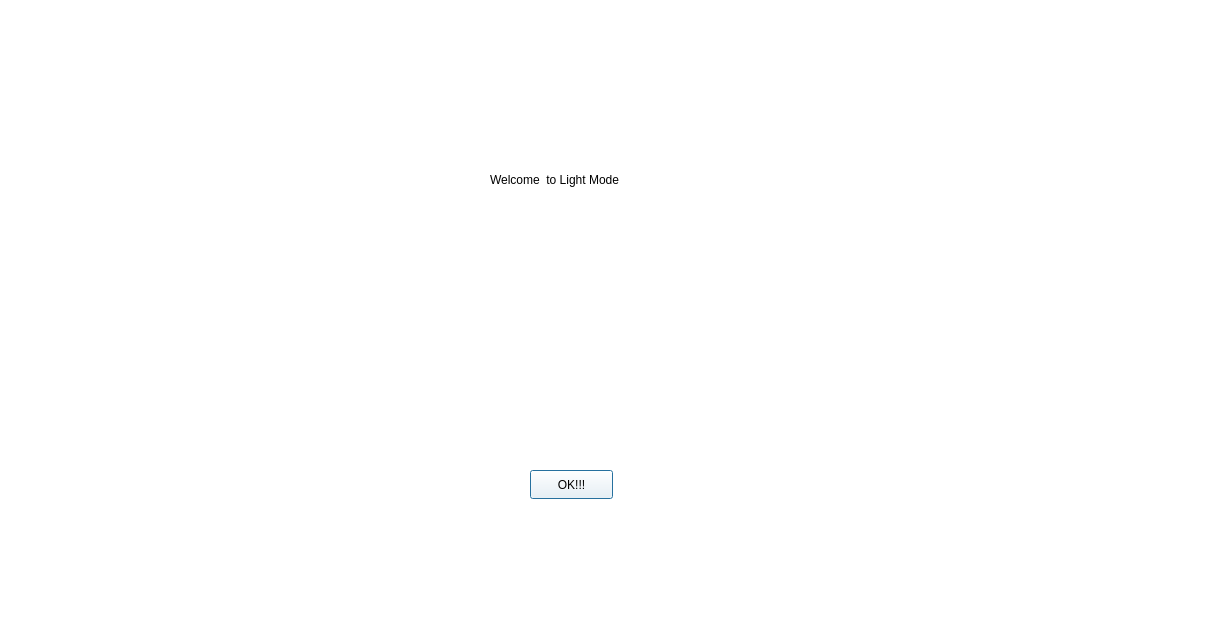
<?xml version="1.0" encoding="UTF-8"?>
<ui version="4.0">
 <class>Secondframe</class>
 <widget class="QDialog" name="Secondframe">
  <property name="geometry">
   <rect>
    <x>0</x>
    <y>0</y>
    <width>1223</width>
    <height>618</height>
   </rect>
  </property>
  <property name="windowTitle">
   <string>Dialog</string>
  </property>
  <property name="autoFillBackground">
   <bool>false</bool>
  </property>
  <property name="styleSheet">
   <string notr="true">background-color: rgb(255, 255, 255);</string>
  </property>
  <widget class="QLabel" name="label">
   <property name="geometry">
    <rect>
     <x>490</x>
     <y>170</y>
     <width>181</width>
     <height>20</height>
    </rect>
   </property>
   <property name="styleSheet">
    <string notr="true">color: rgb(0, 0, 0);</string>
   </property>
   <property name="text">
    <string>Welcome  to Light Mode</string>
   </property>
  </widget>
  <widget class="QPushButton" name="pushButton">
   <property name="geometry">
    <rect>
     <x>530</x>
     <y>470</y>
     <width>83</width>
     <height>29</height>
    </rect>
   </property>
   <property name="styleSheet">
    <string notr="true">color: rgb(0, 0, 0);</string>
   </property>
   <property name="text">
    <string>OK!!!</string>
   </property>
  </widget>
 </widget>
 <resources/>
 <connections/>
</ui>
